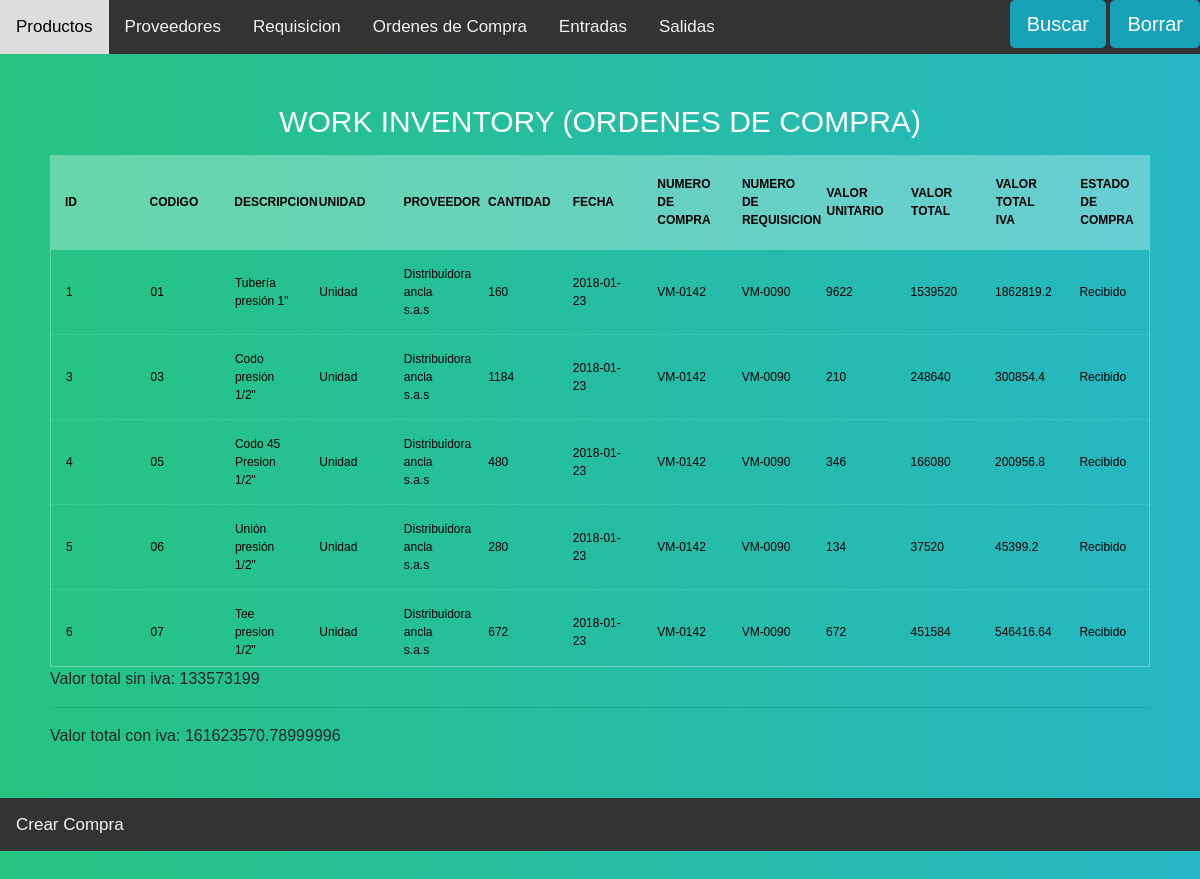
Screenshot of /Buy_Order with the database file from the repository.
### models.py (models this page shows)
class Products(db.Model):
    __tablename__="Products"
    Identifier = db.Column(db.String(100), primary_key=True)
    Description = db.Column(db.String(100))
    Units= db.Column(db.String(100))
    Tickets_now = db.Column(db.Integer, default = 0)
    Departures_now = db.Column(db.Integer, default = 0)
    balance_now  = db.Column(db.Integer, default = 0)
    Ticket = db.relationship('Tickets', backref='Products')
    Departures = db.relationship('Departures', backref='Products')
    Requisition = db.relationship('Requisition', backref='Products')
    Buy_order = db.relationship('Buy_order', backref='Products')

class Provider(db.Model):
    __tablename__="Provider"
    Identifier = db.Column(db.String(100), primary_key=True)
    Name = db.Column(db.String(100))
    Ced = db.Column(db.String(100))
    Address = db.Column(db.String(100))
    Buy_Order= db.relationship('Buy_order', backref='Provider')
    Entrada = db.relationship('Tickets')

class Buy_order(db.Model):
    __tablename__="Buy_order"
    id= db.Column(db.Integer, autoincrement=True,primary_key=True)
    date = db.Column(db.String(100))
    Value_U = db.Column(db.Integer)
    Value_T = db.Column(db.Integer)
    Value_T_Iva = db.Column(db.Float)
    N_compra = db.Column(db.String(100))
    State = db.Column(db.String(100), default = "No Recibido")
    Products_id = db.Column(db.String(255), db.ForeignKey('Products.Identifier'))
    Provider_id = db.Column(db.String(255), db.ForeignKey('Provider.Identifier'))
    Requisition = db.Column(db.String(255), db.ForeignKey('Requisition.N_Requisition'))

class Requisition(db.Model):
    __tablename__="Requisition"
    id = db.Column(db.Integer, autoincrement=True,primary_key=True)
    N_Requisition = db.Column(db.String(100))
    Solicitud_name= db.Column(db.String(100))
    Ced = db.Column(db.String(100))
    Destine = db.Column(db.String(100))
    Date =  db.Column(db.String(100))
    amount =  db.Column(db.Integer)
    N_compra = db.Column(db.String(100), default=" ")
    Remision =  db.Column(db.String(100), default=" ")
    Products_id= db.Column(db.String(255), db.ForeignKey('Products.Identifier'))
    Solicitud_P = db.Column(db.String(100))
    Buy_Order = db.relationship('Buy_order')

### app.py (the view, shortened to what this page needs)
@app.route('/Buy_Order', methods=['GET','POST'])
def Buy_Order_table():
    search_form = forms.Search(request.form)
    Final = 0
    Final_Iva = 0
    Orders = {}
    for ID,date,N_Compra,Value_U,Value_T,Value_T_Iva,State,Product_id,Provider_id,Requisition_id in  db.session.query(Buy_order.id,
                                                                                                                Buy_order.date,
                                                                                                                Buy_order.N_compra,
                                                                                                                Buy_order.Value_U,
                                                                                                                Buy_order.Value_T,
                                                                                                                Buy_order.Value_T_Iva,
                                                                                                                Buy_order.State,
                                                                                                                Buy_order.Products_id,
                                                                                                                Buy_order.Provider_id,
                                                                                                                Buy_order.Requisition):
                New_Requisition= Requisition.query.filter_by(N_Requisition=Requisition_id).all()
                Product = Products.query.filter_by(Identifier=Product_id).first()
                Provider_v = Provider.query.filter_by(Identifier=Provider_id).first()
                for R in New_Requisition:
                    if(R.Products_id == Product.Identifier):
                        Temp = {}
                        Temp['ID'] = ID
                        Temp['Date'] = date
                        Temp['Amount'] = R.amount
                        Temp['Number_Compra'] = N_Compra
                        Temp['Value_U'] = Value_U
                        Temp['Value_T'] = Value_T
                        Temp['Value_T_Iva'] = Value_T_Iva
                        Temp['Requisition'] = Requisition_id
                        Temp['Ident'] = Product.Identifier
                        Temp['Name'] = Provider_v.Name
                        Temp['Ced'] = Provider_v.Ced
                        Temp['Address'] = Provider_v.Address
                        Temp['Units'] = Product.Units
                        Temp['Description'] = Product.Description
                        Temp['State'] = State
                        Final = Final + Value_T
                        Final_Iva = Final_Iva + Value_T_Iva
                        Orders[ID] = Temp
    return render_template('Buy_Order.html',Inventory = Orders, form=search_form, T = Final, T_iva = Final_Iva)

### templates/Buy_Order.html (shortened to what this page needs)
{% extends  'Header.html'%}
{% block search %}
<div class="topnav-right">
<button type="button"  class="btn btn-info btn-lg" data-toggle="modal" data-target="#myModal">Buscar</button>
  {% from "_macro.html" import render %}
<button type="button"  class="btn btn-info btn-lg" data-toggle="modal" data-target="#myModal2">Borrar</button>
  {% from "_macro.html" import render %}
</div>
{% endblock %}
{% block content %}
      <section>
    <h1>Work inventory  (Ordenes de compra) </h1>
    <div class="tbl-header">
      <table cellpadding="0" cellspacing="0" border="0">
        <thead>
          <tr>
            <tr >
              <th class="cell100 column1">ID</th>
              <th class="cell100 column1">Codigo</th>
              <th class="cell100 column3">Descripcion</th>
              <th class="cell100 column3">Unidad</th>
              <th class="cell100 column1">Proveedor</th>
              <th class="cell100 column3">Cantidad</th>
              <th class="cell100 column3">Fecha</th>
              <th class="cell100 column3">Numero de compra</th>
              <th class="cell100 column3">Numero de requisicion</th>
              <th class="cell100 column3">Valor Unitario</th>
              <th class="cell100 column3">Valor total</th>
              <th class="cell100 column3">Valor total iva</th>
              <th class="cell100 column3">Estado de compra</th>
          </tr>
        </thead>
      </table>
    </div>
    <div class="tbl-content">
      <table cellpadding="0" cellspacing="0" border="0">
        <tbody>
            {% for key in Inventory.keys() %}
              <tr>
                <td>{{Inventory[key]['ID']}}</td>
                <td>{{Inventory[key]['Ident']}}</td>
                <td>{{Inventory[key]['Description']}}</td>
                <td>{{Inventory[key]['Units']}}</td>
                <td>{{Inventory[key]['Name']}}</td>
                <td>{{Inventory[key]['Amount']}}</td>
                <td>{{Inventory[key]['Date']}}</td>
                <td>{{Inventory[key]['Number_Compra']}}</td>
                <td>{{Inventory[key]['Requisition']}}</td>
                <td>{{Inventory[key]['Value_U']}}</td>
                <td>{{Inventory[key]['Value_T']}}</td>
                <td>{{Inventory[key]['Value_T_Iva']}}</td>
                <td>{{Inventory[key]['State']}}</td>
              </tr>
            {% endfor %}
        </tbody>
      </table>
    </div>
    <hr>
  </section>
{% endblock %}
  {% block footer %}
  <div class="topnav">
    <a href="http://127.0.0.1:8888/Create_Buy_Order">Crear Compra</a>
    </div>
  {% endblock%}

### templates/Header.html (style rules this page uses)
h1 { font-size: 30px; color: #fff; text-transform: uppercase; font-weight: 300; text-align: center; margin-bottom: 15px; }
table { width:100%; table-layout: fixed; }
.tbl-header { background-color: rgba(255,255,255,0.3); }
.tbl-content { height: 418px; overflow-x:auto; margin-top: 0px; border: 1px solid rgba(255,255,255,0.3); }
th { padding: 20px 15px; text-align: left; font-weight: 600; font-size: 12px; color: #000000; text-transform: uppercase; }
td { padding: 15px; text-align: left; vertical-align:middle; font-weight: 500; font-size: 12px; color: #000000; border-bottom: solid 1px rgba(255,255,255,0.1); }
body { background: -webkit-linear-gradient(left, #25c481, #25b7c4); background: linear-gradient(to right, #25c481, #25b7c4); font-family: 'Roboto', sans-serif; }
section { margin: 50px; }
body { margin: 0; font-family: Arial, Helvetica, sans-serif; }
.topnav { overflow: hidden; background-color: #333; }
.topnav a { float: left; color: #f2f2f2; text-align: center; padding: 14px 16px; text-decoration: none; font-size: 17px; }
.topnav-right { float: right; }

### rows the page displays
Products: Identifier "01", Description "Tubería presión 1\"", Units "Unidad"
Provider: Name "Distribuidora ancla s.a.s" "Distribuidora ancla s.a.s" "Distribuidora ancla s.a.s" "Distribuidora ancla s.a.s" "Distribuidora ancla s.a.s"
Buy_order: date "2018-01-23", N_compra "VM-0142", Requisition "VM-0090", Value_U "9622", Value_T "1539520", Value_T_Iva "1862819.2", State "Recibido"
Products: Identifier "03", Description "Codo presión 1/2\"", Units "Unidad"
Requisition: amount "1184"
Buy_order: date "2018-01-23", N_compra "VM-0142", Requisition "VM-0090", Value_T "248640", Value_T_Iva "300854.4", State "Recibido"
Products: Identifier "05", Description "Codo 45 Presion 1/2\"", Units "Unidad"
Requisition: amount "480"
Buy_order: date "2018-01-23", N_compra "VM-0142", Requisition "VM-0090", Value_U "346", Value_T "166080", Value_T_Iva "200956.8", State "Recibido"
Products: Identifier "06", Description "Unión presión 1/2\"", Units "Unidad"
Requisition: amount "280"
Buy_order: date "2018-01-23", N_compra "VM-0142", Requisition "VM-0090", Value_T "37520", Value_T_Iva "45399.2", State "Recibido"
Products: Identifier "07", Description "Tee presion 1/2\"", Units "Unidad"
Requisition: amount "672"
Buy_order: date "2018-01-23", N_compra "VM-0142", Requisition "VM-0090", Value_U "672", Value_T "451584", Value_T_Iva "546416.64", State "Recibido"

### other values shown
{{ Inventory[key]['ID'] }} "1" "3" "4" "5" "6"
{{ Inventory[key]['Amount'] }} "160"
{{ Inventory[key]['Value_U'] }} "210" "134"
